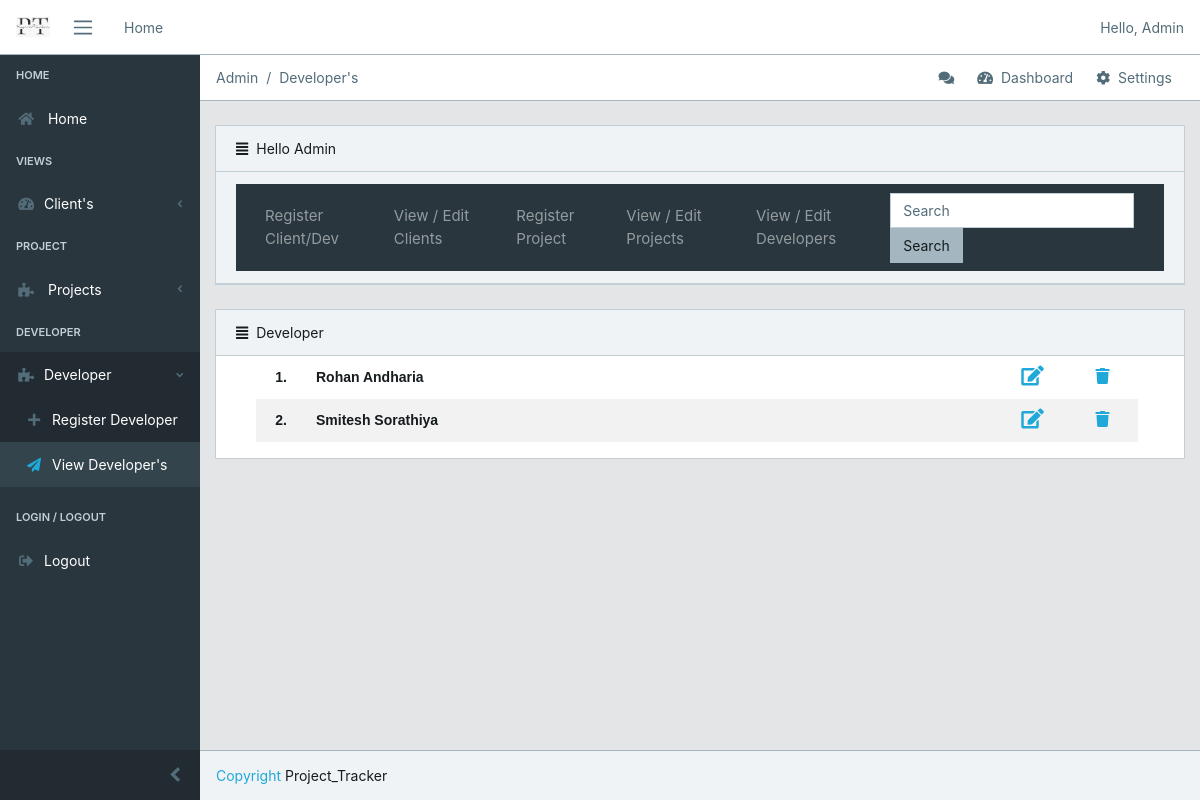
/manager/view_developers/ (signed in), run on an earlier commit of the app's database.
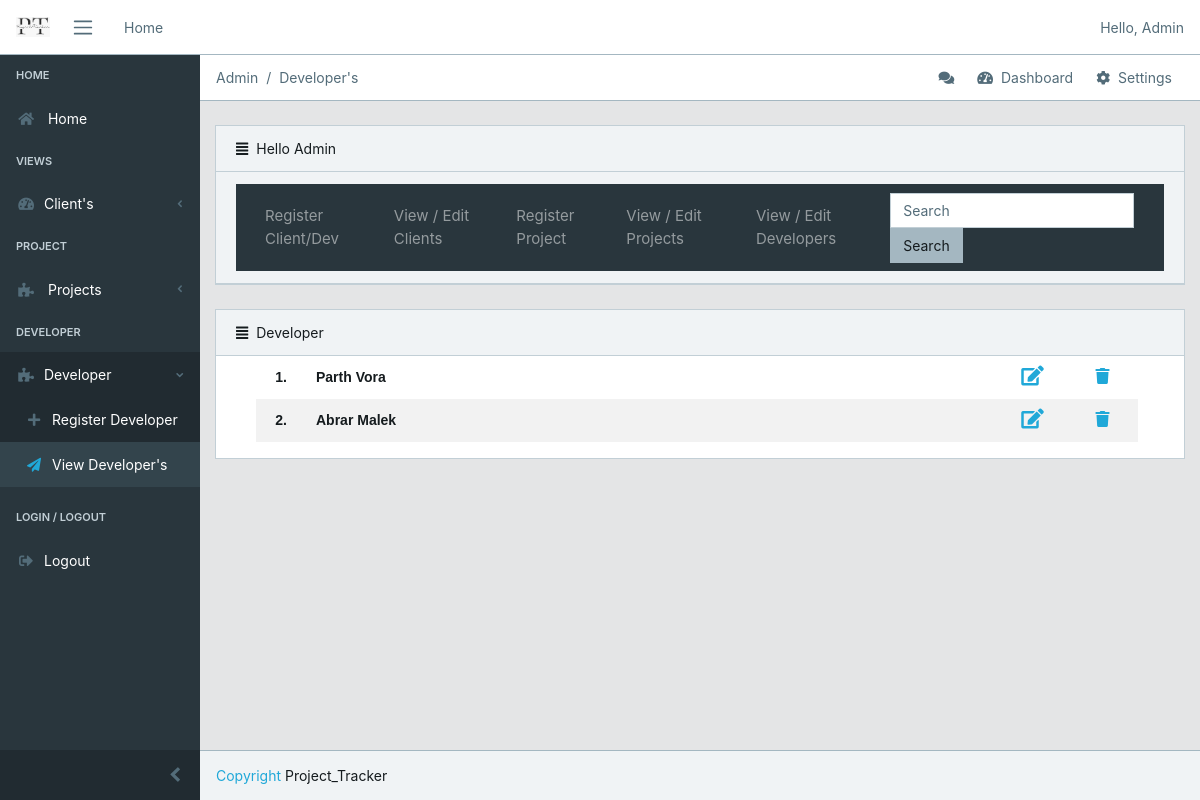
And on a later commit of the database.
### manager/models.py (models this page shows)
class Developer(models.Model):
    first_name = models.CharField(max_length=70)
    last_name = models.CharField(max_length=70)
    email = models.EmailField(max_length=70)
    password = models.CharField(max_length=70)

### manager/views.py (the view)
# urls.py: path('view_developers/',views.developer,name='view_developers'),
def developer(request):
    if request.user.is_authenticated:
        developer = Developer.objects.all()
        return render(request,'view_developers.html',{'developer':developer})
    else:
        return redirect('/login')

### templates/view_developers.html (shortened to what this page needs)
{% extends 'admin.html' %}
{% block breadcrumb %}
<li class="breadcrumb-item active">Admin</li>
<li class="breadcrumb-item active">Developer's</li>
{% endblock breadcrumb%}
{% block content1 %}
<div class="card-header">
    <i class="fa fa-align-justify"></i>Developer
</div>
    <ol start="1">
        {% if developer %}
  <table border=0 id='table1' align='left'>
    {% for i in developer %}
    <tr id='tr1'>
      <td id='td1' width='50px' >
        {{forloop.counter}}.
      </td>
    <td id='td1' style='text-align: left;'>
    {% if i.last_name == 'Admin' %}
    {{ 'Admin'}}
    {% else %}
    {{ i.first_name }} {{ i.last_name }}
    {% endif %}
    </td>
    <td id='td1' width='70px'>
      <a href="{% url 'update_developer' i.id %}"><i class="fa fa-edit" style='cursor: pointer;font-size:20px'></i></a>
    </td>
    {% if i.last_name != 'Admin' %}
    <td id='td1' width='70px'>
      <a href="{% url 'remove_developer' i.id %}"><i class="fa fa-trash" style='cursor: pointer;font-size:16px'></i></a>
    </td>
    {% endif %}
    </tr>
    {%endfor%}
  </table>
  {% else %}
    <h4 class = 'text-center alert alert-warning'>No records to show</h4>
    {% endif %}
</ol>
{% endblock %}

### templates/admin.html (shortened to what this page needs)
{% extends 'base1.html' %}
{% block navigate %}
      <li class="nav-item px-3">
        <a class="nav-link" href="{% url 'manager' %}">Home</a>
      </li>
{% endblock %}
{% block greeting %}
<li class="text-muted">Hello, Admin</li>
{% endblock %}
{% block home %}
            <li class="nav-title">
                Home
            </li>
            <li class="nav-item">
                <a class="nav-link" href="{% url 'manager' %}"><i class="fa fa-home"></i> Home</a>
            </li>
{% endblock %}
{% block client %}
          <li class="nav-title">
            Views
          </li>
          <li class="nav-item nav-dropdown">
            <a class="nav-link nav-dropdown-toggle" href="#"><i class="fa fa-tachometer-alt"></i>Client's</a>
          </li>
{% endblock %}
{% block project %}
          <li class="nav-title">
            Project
          </li>
          <li class="nav-item nav-dropdown">
            <a class="nav-link nav-dropdown-toggle" href="#"><i class="fa fa-puzzle-piece"></i> Projects</a>
          </li>
{% endblock%}
{% block developer %}
<li class="nav-title">
  Developer
</li>
<li class="nav-item nav-dropdown">
  <a class="nav-link nav-dropdown-toggle" href="#"><i class="fa fa-puzzle-piece"></i>Developer</a>
  <ul class="nav-dropdown-items">
    <li class="nav-item">
      <a class="nav-link" href="{% url 'sign-up' %}"><i class="fa fa-plus ml-2"></i>Register Developer</a>
    </li>
    <li class="nav-item">
      <a class="nav-link" href="{% url 'view_developers' %}"><i class="fa fa-paper-plane ml-2"></i>View Developer's</a>
    </li>
  </ul>
</li>
{% endblock %}
{% load static %}
{% block content %}
<div class="col-md-12">
  <div class="card">
    <div class="card-header">
      <i class="fa fa-align-justify"></i>Hello Admin
  </div>
      <div class="card-header">
        <nav class="navbar navbar-expand-lg navbar-dark bg-dark">
          <div class="collapse navbar-collapse" id="navbarColor02">
            <ul class="navbar-nav mr-auto">
              <li class="nav-item" style='padding:5px'> <a class="nav-link" style='font-size:15px' href="{% url 'sign-up' %}" data-abc="true">Register Client/Dev</a> </li>
              <li class="nav-item" style='padding:5px'> <a class="nav-link" style='font-size:15px' href="{% url 'admin_client' %}" data-abc="true">View / Edit Clients</a> </li>
              <li class="nav-item" style='padding:5px'> <a class="nav-link" style='font-size:15px' href="{% url 'new_project' %}" data-abc="true">Register Project</a> </li>
              <li class="nav-item" style='padding:5px'> <a class="nav-link" style='font-size:15px' href="{% url 'projects' %}" data-abc="true">View / Edit Projects</a> </li>
              <li class="nav-item" style='padding:5px'> <a class="nav-link" style='font-size:15px' href="{% url 'view_developers' %}" data-abc="true">View / Edit Developers</a> </li>
            </ul>
            <form onsubmit="event.preventDefault()" class="form-inline my-2 my-lg-0"> <input class="form-control mr-sm-2" type="text" placeholder="Search"> <button class="btn btn-secondary my-2 my-sm-0" type="submit">Search</button> </form>
          </div>
        </nav>
      </div>
  </div>
</div>
<div class="col-md-12">
  <div class="card">
    {% block content1 %}
    {% endblock %}
  </div>
</div>
{% endblock %}

### templates/base1.html (shortened to what this page needs)
{% load static %}
<!DOCTYPE html>
<html lang="en">
<head>
  <link rel="stylesheet" href="https://use.fontawesome.com/releases/v5.0.9/css/all.css">
  <link href="{% static 'core/css/simple-line-icons.min.css' %}" rel="stylesheet">
  <link href="{% static 'core/css/estilo.css' %}" rel="stylesheet">
  <link href="{% static 'core/css/style.css' %}" rel="stylesheet">
</head>
{% block body %}
<body class="app header-fixed sidebar-fixed aside-menu-fixed aside-menu-hidden">
  <header class="app-header navbar">
    <img src="{% static 'core/img/logos/P_T.png' %}" alt="" class="brand-gui ml-2 d-none d-sm-block p-2">
    <button class="navbar-toggler sidebar-toggler d-md-down-none" type="button">
      <span class="navbar-toggler-icon"></span>
    </button>
    <ul class="nav navbar-nav d-md-down-none">
      {% block navigate %}{% endblock %}
    </ul>
    <ul class="nav navbar-nav ml-auto">
      {% block greeting %}
      {% endblock %}
    </ul>
    <span style='padding:8px'></span>
  </header>
  <div class="app-body">
    <div class="sidebar">
      <nav class="sidebar-nav">
        <ul class="nav">
          {% block home %}{% endblock %}
            {% block client %}{% endblock %}
          {% block project %}{% endblock%}
          {% block developer %}
          {% endblock %}
          <li class="divider"></li>
          <li class="nav-title">
            Login / Logout
          </li>
          <li class="nav-item">
            <a class="nav-link" href="{% url 'logout' %}" target="_top"><i class="fa fa-sign-out-alt"></i>Logout</a>
          </li>
        </ul>
      </nav>
      <button class="sidebar-minimizer brand-minimizer" type="button"></button>
    </div>
    <main class="main">
      <ol class="breadcrumb">
        {% block breadcrumb %}{% endblock breadcrumb%}
        <li class="breadcrumb-menu d-md-down-none">
          <div class="btn-group" role="group" aria-label="Button group">
            <a class="btn" href="#"><i class="fa fa-comments"></i></a>
            <a class="btn" href="#"><i class="fa fa-tachometer-alt"></i> &nbsp;Dashboard</a>
            <a class="btn" href="#"><i class="fa fa-cog"></i> &nbsp;Settings</a>
          </div>
        </li>
      </ol>
{% block content %}
{% endblock %}
    </main>
  </div>
  <footer class="app-footer">
    <span><a href="#">Copyright</a> Project_Tracker</span>
  </footer>
</body>
{% endblock body %}
</html>

### static/core/css/estilo.css (style rules this page uses)
.brand-gui { width: 50px; position: relative; }

### templates/view_developers.html (style rules this page uses)
#table1 { border-collapse: collapse; width:95%; font-family:sans-serif; font-weight:bold; }
#th1, #td1 { text-align: center; padding: 10px; }
#tr1:nth-child(even) { background-color: #f2f2f2 }

What changed in the data, as far as the page shows it:
removed Developer: first_name "Rohan", last_name "Andharia"
removed Developer: first_name "Smitesh", last_name "Sorathiya"
added Developer: first_name "Parth", last_name "Vora"
added Developer: first_name "Abrar", last_name "Malek"
